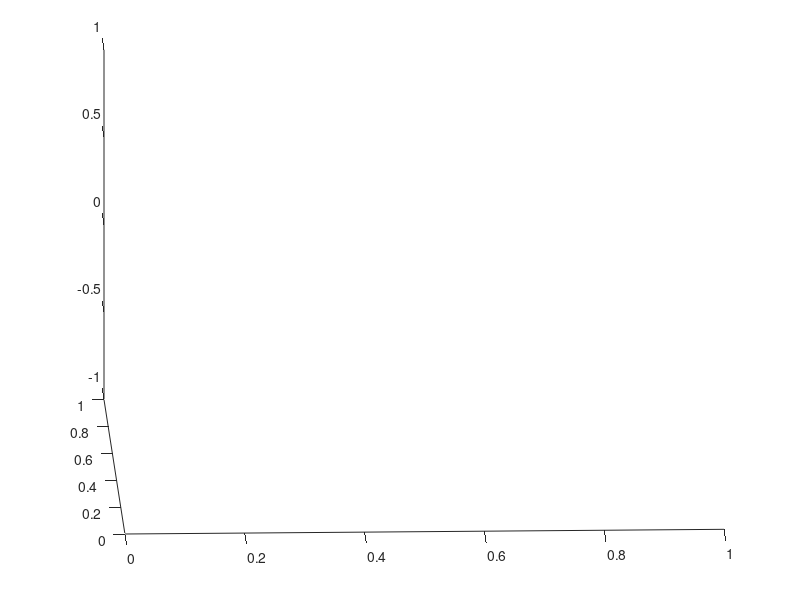

The MATLAB script that drew this image: (Note: this script raises an error after producing the figure.)
clear all;
%warning off all;
clc;
tau_1=0.5;
tau_2=0.25;
omega_e_free=0;
k_vco=1;

PLLSys = @(t, z, tau_1, tau_2, omega_e_free)([omega_e_free - k_vco * (...
    1 / tau_1 * z(2) + (tau_1 * tau_2 - 1) / tau_1 * z(3) + sin(z(1))...
    ),sin(z(1)),- tau_1 * z(3) + sin(z(1))]');
sys = @(t,z) PLLSys(t, z, tau_1, tau_2, omega_e_free);
Event = @(t, z, omega_e_free,tau_1, k_vco, initial_theta_e)deal([1*((abs(z(1) - round(z(1)/2/pi)*2*pi) ...
    + abs(z(2)-tau_1*omega_e_free/k_vco) + abs(z(3)) >= 1.e-4) && (abs(initial_theta_e - z(1)) >= 2*pi)),1,0]);
len = 200;
view(-2,21);


hold on;
step=0.5;
for x_1_initial=-3.1:step:3
    for x_2_initial=-6:step:6.2
        for theta_e_initial=-pi:step:pi
            
            xoverFcn = @(t, z) Event(t, z, omega_e_free, tau_1, k_vco, theta_e_initial);
            options = odeset('RelTol', 1.e-3, 'AbsTol', 1.e-3, 'events', xoverFcn);
            [T,Y] = ode15s(sys, [0 len], [theta_e_initial x_1_initial x_2_initial], options);         
            min=theta_e_initial;
            max=theta_e_initial;
            
            for i=1:length(T)
                if(Y(i,1)>max) max=Y(i,1);
                end
                if(Y(i,1)<min) min=Y(i,1);
                end
            end
            
            if(max-min<2*pi)
                scatter3(theta_e_initial, x_1_initial, x_2_initial, 'green', 'LineWidth', 1);
                plot3(Y(:, 1), Y(:, 2), Y(:, 3), 'blue', 'LineWidth', 1);
            end
        end
    end
end

xlabel('\textbf{$\theta_e$}','Interpreter','latex', 'fontsize',20);
ylabel('\textbf{$x_1$}','Interpreter','latex', 'fontsize',20,'rotation',0);
zlabel('\textbf{$x_2$}','Interpreter','latex', 'fontsize',20,'rotation',0);
grid on;
clear T Y;
